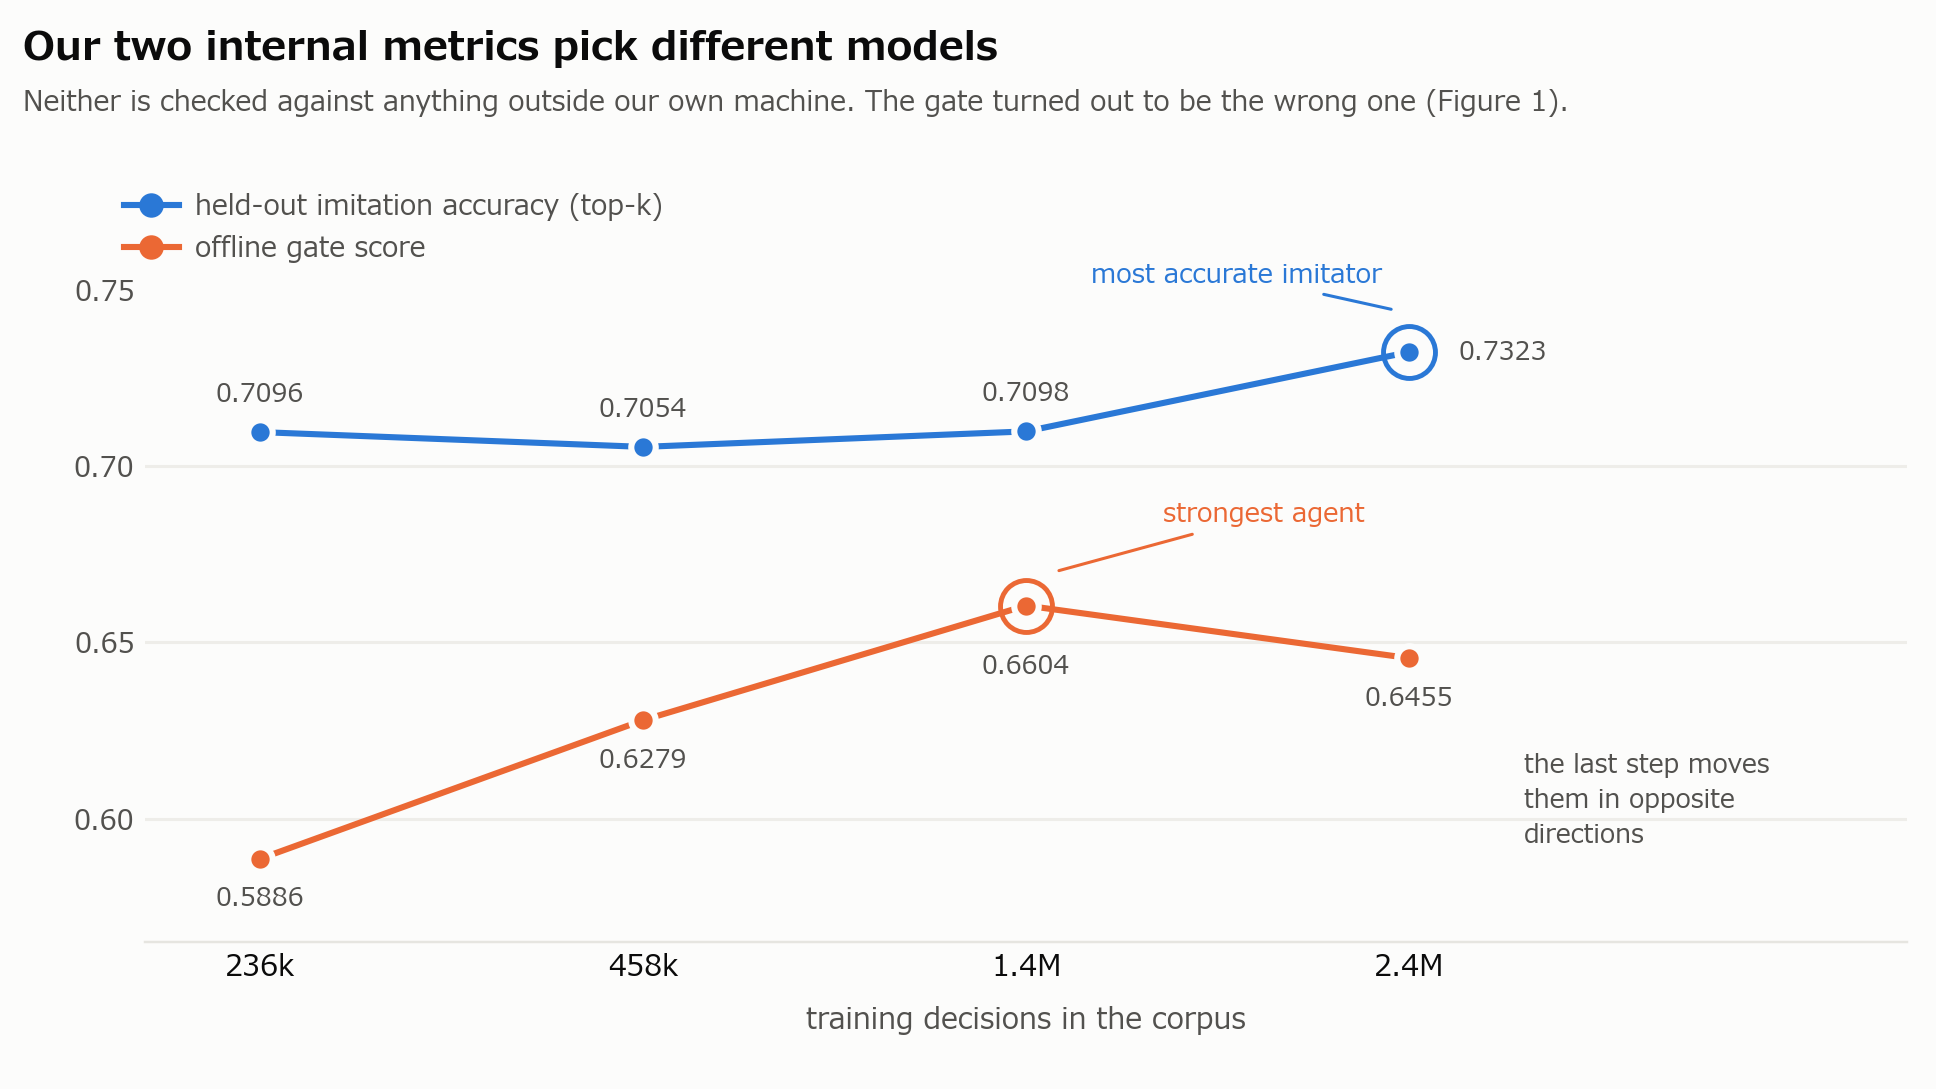

This figure's Python source:
"""Figure 2 -- our two internal metrics select different models.

Both are rates on the same 0-1 scale, so they share one axis (never two).
Four corpus sizes, held-out imitation accuracy against gate score. The point is
the crossing at the end: the most accurate imitator is not the best-scoring agent,
and neither metric has anything external to check it against.
"""
import os, sys
import matplotlib
matplotlib.use("Agg")
sys.path.insert(0, os.path.dirname(os.path.abspath(__file__)))
from jpfont import use_jp
use_jp()
import matplotlib.pyplot as plt

SURFACE = "#fcfcfb"
INK, INK2, MUTED = "#0b0b0b", "#52514e", "#8a8880"
ACC, GATE = "#2a78d6", "#eb6834"      # validated pair: CVD dE 24.7, all checks PASS

LABELS = ["236k", "458k", "1.4M", "2.4M"]
ACCV = [0.7096, 0.7054, 0.7098, 0.7323]
GATEV = [0.5886, 0.6279, 0.6604, 0.6455]
X = list(range(4))

fig, ax = plt.subplots(figsize=(8.8, 4.95), dpi=220)
fig.patch.set_facecolor(SURFACE); ax.set_facecolor(SURFACE)

for y in (0.60, 0.65, 0.70):
    ax.axhline(y, color="#eeede9", lw=1, zorder=0)

ax.plot(X, ACCV, "-o", color=ACC, lw=2, ms=8, zorder=3,
        markeredgecolor=SURFACE, markeredgewidth=2)
ax.plot(X, GATEV, "-o", color=GATE, lw=2, ms=8, zorder=3,
        markeredgecolor=SURFACE, markeredgewidth=2)

for x, v in zip(X, ACCV):
    if x == 3:
        ax.text(x + 0.13, v, f"{v:.4f}", ha="left", va="center", fontsize=8.4, color=INK2)
    else:
        ax.text(x, v + 0.0085, f"{v:.4f}", ha="center", fontsize=8.4, color=INK2)
for x, v in zip(X, GATEV):
    dy = -0.0195 if x == 2 else -0.0135      # clear the ring on the winning point
    ax.text(x, v + dy, f"{v:.4f}", ha="center", fontsize=8.4, color=INK2)

# ring the winner of each metric -- they are different models
ax.plot([3], [ACCV[3]], "o", ms=17, mfc="none", mec=ACC, mew=1.6, zorder=2)
ax.plot([2], [GATEV[2]], "o", ms=17, mfc="none", mec=GATE, mew=1.6, zorder=2)
ax.annotate("most accurate imitator", xy=(3, ACCV[3] + 0.011), xytext=(2.55, 0.752),
            fontsize=8.6, color=ACC, ha="center",
            arrowprops=dict(arrowstyle="-", color=ACC, lw=1, shrinkA=1, shrinkB=6))
ax.annotate("strongest agent", xy=(2 + 0.055, GATEV[2] + 0.009), xytext=(2.62, 0.684),
            fontsize=8.6, color=GATE, ha="center",
            arrowprops=dict(arrowstyle="-", color=GATE, lw=1, shrinkA=1, shrinkB=4))

ax.text(3.30, 0.605, "the last step moves\nthem in opposite\ndirections",
        fontsize=8.4, color=INK2, va="center", ha="left", linespacing=1.5)

from matplotlib.lines import Line2D
ax.legend(handles=[
    Line2D([], [], marker="o", ls="-", lw=2, ms=7, color=ACC,
           label="held-out imitation accuracy (top-k)"),
    Line2D([], [], marker="o", ls="-", lw=2, ms=7, color=GATE,
           label="offline gate score"),
], loc="upper left", frameon=False, fontsize=9, labelcolor=INK2,
   handletextpad=0.6, borderaxespad=0.1, bbox_to_anchor=(-0.02, 1.03))

ax.set_xticks(X); ax.set_xticklabels(LABELS, fontsize=9.5, color=INK)
ax.set_xlabel("training decisions in the corpus", fontsize=9.5, color=INK2, labelpad=8)
ax.set_xlim(-0.30, 4.30)
ax.set_ylim(0.565, 0.775)
ax.set_yticks([0.60, 0.65, 0.70, 0.75])
ax.set_yticklabels(["0.60", "0.65", "0.70", "0.75"], fontsize=9, color=INK2)
for s in ("top", "right", "left"):
    ax.spines[s].set_visible(False)
ax.spines["bottom"].set_color("#e6e5e0")
ax.tick_params(length=0)

fig.suptitle("Our two internal metrics pick different models",
             x=0.012, y=0.972, ha="left", fontsize=13, color=INK, fontweight="bold")
fig.text(0.012, 0.898,
         "Neither is checked against anything outside our own machine. "
         "The gate turned out to be the wrong one (Figure 1).",
         ha="left", fontsize=9, color=INK2)
fig.subplots_adjust(left=0.075, right=0.985, top=0.815, bottom=0.135)
out = __file__.replace(".py", ".png")
fig.savefig(out, facecolor=SURFACE)
print("wrote", out)
